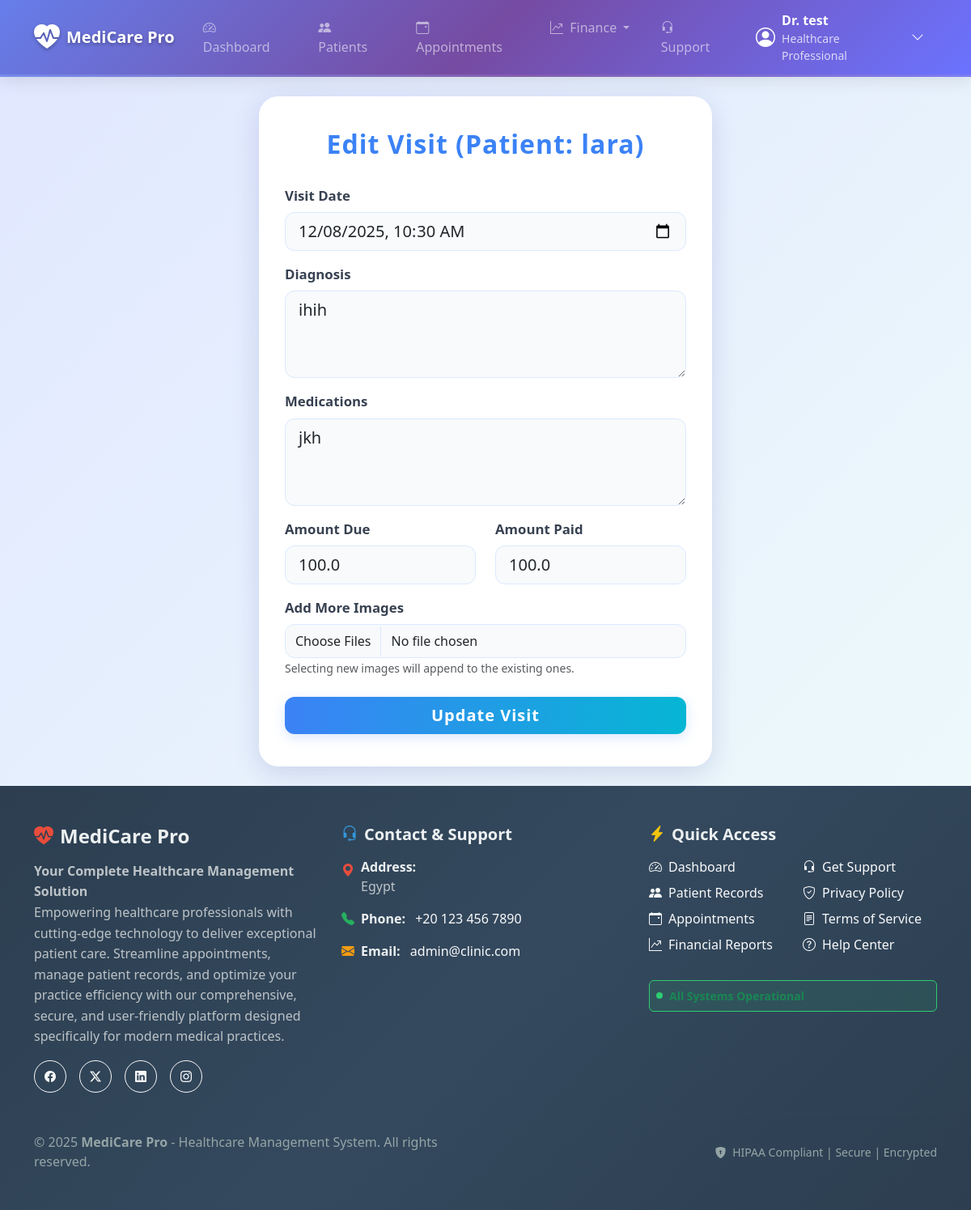
The app's page /visit/4/edit (signed in) with its own data.
### models.py (models this page shows, shortened)
class Doctor(UserMixin, db.Model):
    __tablename__ = 'doctor'
    id = db.Column(db.Integer, primary_key=True)
    clinic_id = db.Column(db.Integer, db.ForeignKey('clinic.id'), nullable=True)
    first_name = db.Column(db.String(100), nullable=False)
    last_name = db.Column(db.String(100), nullable=False)
    email = db.Column(db.String(120), unique=True, nullable=False)
    phone = db.Column(db.String(20), unique=True, nullable=False)
    password = db.Column(db.String(200), nullable=False)
    verified = db.Column(db.Boolean, default=False)
    is_active = db.Column(db.Boolean, default=True)
    role = db.Column(db.String(50), default='doctor')  # doctor, admin
    created_at = db.Column(db.DateTime, default=datetime.utcnow)
    last_login = db.Column(db.DateTime)
    patients = db.relationship('Patient', backref='doctor', lazy=True)

class Patient(db.Model):
    __tablename__ = 'patient'
    id = db.Column(db.Integer, primary_key=True)
    doctor_id = db.Column(db.Integer, db.ForeignKey('doctor.id'), nullable=False)
    doctor_patient_id = db.Column(db.Integer, nullable=False)  # Doctor-specific patient ID
    name = db.Column(db.String(100), nullable=False)
    phone = db.Column(db.String(20))
    age = db.Column(db.Integer)
    diagnosis = db.Column(db.String(200))
    medicines = db.Column(db.String(255))
    first_visit = db.Column(db.DateTime)
    next_visit = db.Column(db.DateTime)
    completed = db.Column(db.Boolean, default=False)
    amount_due = db.Column(db.Float, nullable=False, default=0.0)
    amount_paid = db.Column(db.Float, nullable=False, default=0.0)
    xray_filename = db.Column(db.String(255), nullable=True)
    visits = db.relationship('Visit', backref='patient', lazy=True, cascade='all, delete-orphan')
    __table_args__ = (db.UniqueConstraint('doctor_id', 'doctor_patient_id', name='_doctor_patient_id_uc'),)

class Visit(db.Model):
    __tablename__ = 'visit'
    id = db.Column(db.Integer, primary_key=True)
    patient_id = db.Column(db.Integer, db.ForeignKey('patient.id'), nullable=False)
    visit_date = db.Column(db.DateTime, nullable=False)
    diagnosis = db.Column(db.Text)
    amount_due = db.Column(db.Float, default=0.0)
    amount_paid = db.Column(db.Float, default=0.0)
    medications = db.Column(db.Text)
    xray_filenames = db.Column(db.Text)  # Store multiple filenames as comma-separated values

class AdminContactInfo(db.Model):
    __tablename__ = 'admin_contact_info'
    id = db.Column(db.Integer, primary_key=True)
    phone = db.Column(db.String(20))
    whatsapp = db.Column(db.String(20))
    email = db.Column(db.String(120))
    address = db.Column(db.Text)
    working_hours = db.Column(db.String(100))
    updated_at = db.Column(db.DateTime, default=datetime.utcnow)
    updated_by = db.Column(db.Integer, db.ForeignKey('super_admin.id'))
    @classmethod
    def get_contact_info(cls):
        info = cls.query.first()
        return info

### app.py (the view, shortened to what this page needs)
@app.route('/visit/<int:visit_id>/edit', methods=['GET', 'POST'])
@login_required
def edit_visit(visit_id):
    visit = Visit.query.get_or_404(visit_id)
    patient = visit.patient
    if patient.doctor_id != current_user.id:
        flash('Unauthorized access.', 'danger')
        return redirect(url_for('dashboard'))
    form = EditVisitForm(obj=visit)
    return render_template('edit_visit.html', form=form, patient=patient, visit=visit)

### templates/edit_visit.html (shortened to what this page needs)
{% extends "base.html" %}
{% block content %}
<link href="https://cdn.jsdelivr.net/npm/bootstrap@5.3.0/dist/css/bootstrap.min.css" rel="stylesheet">
<div class="container d-flex align-items-center justify-content-center" style="min-height:100vh;">
  <div class="modern-card w-100" style="max-width:560px;">
    <h2 class="modern-title text-center">Edit Visit (Patient: {{ patient.name }})</h2>
    <form method="POST" enctype="multipart/form-data" autocomplete="off">
      <div class="mb-3">
        {{ form.visit_date.label(class="form-label fw-semibold") }}
        {{ form.visit_date(class="form-control form-control-lg") }}
      </div>
      <div class="mb-3">
        {{ form.diagnosis.label(class="form-label fw-semibold") }}
        {{ form.diagnosis(class="form-control form-control-lg", rows=3) }}
      </div>
      <div class="mb-3">
        {{ form.medications.label(class="form-label fw-semibold") }}
        {{ form.medications(class="form-control form-control-lg", rows=3) }}
      </div>
      <div class="row mb-3">
        <div class="col-md-6 mb-3 mb-md-0">
          {{ form.amount_due.label(class="form-label fw-semibold") }}
          {{ form.amount_due(class="form-control form-control-lg", step="0.01") }}
        </div>
        <div class="col-md-6">
          {{ form.amount_paid.label(class="form-label fw-semibold") }}
          {{ form.amount_paid(class="form-control form-control-lg", step="0.01") }}
        </div>
      </div>
      <div class="mb-3">
        {{ form.xray.label(class="form-label fw-semibold") }}
        <div class="custom-file">
          {{ form.xray(class="form-control", multiple=True) }}
        </div>
        <small class="text-muted">Selecting new images will append to the existing ones.</small>
      </div>
      <div class="d-grid mt-4">
        {{ form.submit(class="btn btn-primary btn-lg") }}
      </div>
    </form>
  </div>
</div>
{% endblock %}

### templates/base.html (shortened to what this page needs)
<!DOCTYPE html>
<html lang="en">
<head>
    <link rel="stylesheet" href="https://cdn.jsdelivr.net/npm/bootstrap@5.3.2/dist/css/bootstrap.min.css">
    <link rel="stylesheet" href="https://cdn.jsdelivr.net/npm/bootstrap-icons@1.11.3/font/bootstrap-icons.css">
</head>
<body class="d-flex flex-column min-vh-100">
    <nav class="navbar navbar-expand-lg navbar-dark navbar-custom sticky-top">
      <div class="container">
        <a class="navbar-brand d-flex align-items-center" href="{{ url_for('dashboard') }}">
          <i class="bi bi-heart-pulse-fill fs-2 me-2"></i>
          <span>MediCare Pro</span>
        </a>
        <div class="collapse navbar-collapse" id="navbarMain">
          <ul class="navbar-nav me-auto mb-2 mb-lg-0">
            <li class="nav-item">
              <a class="nav-link" href="{{ url_for('dashboard') }}">
                <i class="bi bi-speedometer2 me-1"></i> Dashboard
              </a>
            </li>
            <li class="nav-item">
              <a class="nav-link" href="{{ url_for('patients') }}">
                <i class="bi bi-people-fill me-1"></i> Patients
              </a>
            </li>
            <li class="nav-item">
              <a class="nav-link" href="{{ url_for('calendar') }}">
                <i class="bi bi-calendar-event me-1"></i> Appointments
              </a>
            </li>
            <li class="nav-item dropdown">
              <a class="nav-link dropdown-toggle" href="#" id="financesDropdown" role="button" data-bs-toggle="dropdown" aria-expanded="false">
                <i class="bi bi-graph-up-arrow me-1"></i> Finance
              </a>
            </li>
            <li class="nav-item">
              <a class="nav-link" href="{{ url_for('contact') }}">
                <i class="bi bi-headset me-1"></i> Support
              </a>
            </li>
          </ul>
          <div class="d-flex align-items-center gap-3">
            {% if current_user.is_authenticated %}
              <div class="dropdown">
                <button class="user-profile d-flex align-items-center border-0 bg-transparent" data-bs-toggle="dropdown" aria-expanded="false" style="color: white;">
                  <i class="bi bi-person-circle fs-4 me-2"></i>
                  <div class="d-flex flex-column text-start">
                    <span class="fw-semibold">Dr. {{ current_user.first_name }}</span>
                    {% if current_user.clinic %}
                      <small class="opacity-75">{{ current_user.clinic.name }}</small>
                    {% else %}
                      <small class="opacity-75">Healthcare Professional</small>
                    {% endif %}
                  </div>
                  <i class="bi bi-chevron-down ms-2"></i>
                </button>
              </div>
            {% endif %}
          </div>
        </div>
      </div>
    </nav>
    <main class="flex-grow-1">
        <div class="container py-4">
            {% block content %}{% endblock %}
        </div>
    </main>
    <footer class="mt-auto" style="background: linear-gradient(135deg, #2c3e50 0%, #34495e 50%, #2c3e50 100%); color: #ecf0f1;">
      <div class="container py-5">
        <div class="row g-4">
          <div class="col-lg-4 col-md-6">
            <div class="footer-section">
              <h4 class="fw-bold mb-3 d-flex align-items-center">
                <i class="bi bi-heart-pulse-fill me-2" style="color: #e74c3c;"></i>
                MediCare Pro
              </h4>
              <p class="mb-3" style="line-height: 1.6; color: #bdc3c7;">
                <strong>Your Complete Healthcare Management Solution</strong><br>
                Empowering healthcare professionals with cutting-edge technology to deliver exceptional patient care.
                Streamline appointments, manage patient records, and optimize your practice efficiency with our
                comprehensive, secure, and user-friendly platform designed specifically for modern medical practices.
              </p>
              <div class="d-flex gap-3 mt-3">
                <a href="#" class="btn btn-outline-light btn-sm rounded-circle" style="width: 40px; height: 40px; display: flex; align-items: center; justify-content: center;">
                  <i class="bi bi-facebook"></i>
                </a>
                <a href="#" class="btn btn-outline-light btn-sm rounded-circle" style="width: 40px; height: 40px; display: flex; align-items: center; justify-content: center;">
                  <i class="bi bi-twitter-x"></i>
                </a>
                <a href="#" class="btn btn-outline-light btn-sm rounded-circle" style="width: 40px; height: 40px; display: flex; align-items: center; justify-content: center;">
                  <i class="bi bi-linkedin"></i>
                </a>
                <a href="#" class="btn btn-outline-light btn-sm rounded-circle" style="width: 40px; height: 40px; display: flex; align-items: center; justify-content: center;">
                  <i class="bi bi-instagram"></i>
                </a>
              </div>
            </div>
          </div>
          <div class="col-lg-4 col-md-6">
            <div class="footer-section">
              <h5 class="fw-bold mb-3 d-flex align-items-center">
                <i class="bi bi-headset me-2" style="color: #3498db;"></i>
                Contact & Support
              </h5>
              {% if contact_info %}
                <div class="contact-info">
                  {% if contact_info.address %}
                    <div class="mb-3 d-flex align-items-start">
                      <i class="bi bi-geo-alt-fill me-2 mt-1" style="color: #e74c3c;"></i>
                      <div>
                        <strong>Address:</strong><br>
                        <span style="color: #bdc3c7;">{{ contact_info.address }}</span>
                      </div>
                    </div>
                  {% endif %}
                  {% if contact_info.phone %}
                    <div class="mb-3 d-flex align-items-center">
                      <i class="bi bi-telephone-fill me-2" style="color: #27ae60;"></i>
                      <div>
                        <strong>Phone:</strong>
                        <a href="tel:{{ contact_info.phone }}" class="text-light text-decoration-none ms-2">
                          {{ contact_info.phone }}
                        </a>
                      </div>
                    </div>
                  {% endif %}
                  {% if contact_info.email %}
                    <div class="mb-3 d-flex align-items-center">
                      <i class="bi bi-envelope-fill me-2" style="color: #f39c12;"></i>
                      <div>
                        <strong>Email:</strong>
                        <a href="mailto:{{ contact_info.email }}" class="text-light text-decoration-none ms-2">
                          {{ contact_info.email }}
                        </a>
                      </div>
                    </div>
                  {% endif %}
                </div>
              {% endif %}
            </div>
          </div>
          <div class="col-lg-4 col-md-12">
            <div class="footer-section">
              <h5 class="fw-bold mb-3 d-flex align-items-center">
                <i class="bi bi-lightning-charge-fill me-2" style="color: #f1c40f;"></i>
                Quick Access
              </h5>
              <div class="row">
                <div class="col-6">
                  <ul class="list-unstyled">
                    <li class="mb-2">
                      <a href="{{ url_for('dashboard') }}" class="text-light text-decoration-none d-flex align-items-center">
                        <i class="bi bi-speedometer2 me-2"></i> Dashboard
                      </a>
                    </li>
                    <li class="mb-2">
                      <a href="{{ url_for('patients') }}" class="text-light text-decoration-none d-flex align-items-center">
                        <i class="bi bi-people-fill me-2"></i> Patient Records
                      </a>
                    </li>
                    <li class="mb-2">
                      <a href="{{ url_for('calendar') }}" class="text-light text-decoration-none d-flex align-items-center">
                        <i class="bi bi-calendar-event me-2"></i> Appointments
                      </a>
                    </li>
                    <li class="mb-2">
                      <a href="{{ url_for('finances') }}" class="text-light text-decoration-none d-flex align-items-center">
                        <i class="bi bi-graph-up-arrow me-2"></i> Financial Reports
                      </a>
                    </li>
                  </ul>
                </div>
                <div class="col-6">
                  <ul class="list-unstyled">
                    <li class="mb-2">
                      <a href="{{ url_for('contact') }}" class="text-light text-decoration-none d-flex align-items-center">
                        <i class="bi bi-headset me-2"></i> Get Support
                      </a>
                    </li>
                    <li class="mb-2">
                      <a href="#" class="text-light text-decoration-none d-flex align-items-center">
                        <i class="bi bi-shield-check me-2"></i> Privacy Policy
                      </a>
                    </li>
                    <li class="mb-2">
                      <a href="#" class="text-light text-decoration-none d-flex align-items-center">
                        <i class="bi bi-file-text me-2"></i> Terms of Service
                      </a>
                    </li>
                    <li class="mb-2">
                      <a href="#" class="text-light text-decoration-none d-flex align-items-center">
                        <i class="bi bi-question-circle me-2"></i> Help Center
                      </a>
                    </li>
                  </ul>
                </div>
              </div>
              <div class="mt-3 p-2 rounded" style="background: rgba(46, 204, 113, 0.1); border: 1px solid #2ecc71;">
                <div class="d-flex align-items-center">
                  <div class="me-2" style="width: 8px; height: 8px; background: #2ecc71; border-radius: 50%; animation: pulse 2s infinite;"></div>
                  <small class="text-success fw-semibold">All Systems Operational</small>
                </div>
              </div>
            </div>
          </div>
        </div>
        <hr class="my-4" style="border-color: #34495e;">
        <div class="row align-items-center">
          <div class="col-md-6">
            <p class="mb-0" style="color: #95a5a6;">
              &copy; {{ current_year or 2025 }} <strong>MediCare Pro</strong> - Healthcare Management System. All rights reserved.
            </p>
          </div>
          <div class="col-md-6 text-md-end">
            <small style="color: #95a5a6;">
              <i class="bi bi-shield-lock-fill me-1"></i>
              HIPAA Compliant | Secure | Encrypted
            </small>
          </div>
        </div>
      </div>
    </footer>
</body>
</html>

### records on screen
Doctor: first_name "test"
Patient: name "lara"
Visit: visit_date "12/08/2025 10:30", diagnosis "ihih", medications "jkh", amount_due "100.0", amount_paid "100.0"
AdminContactInfo: address "Egypt", phone "+20 123 456 7890", email "admin@clinic.com"
